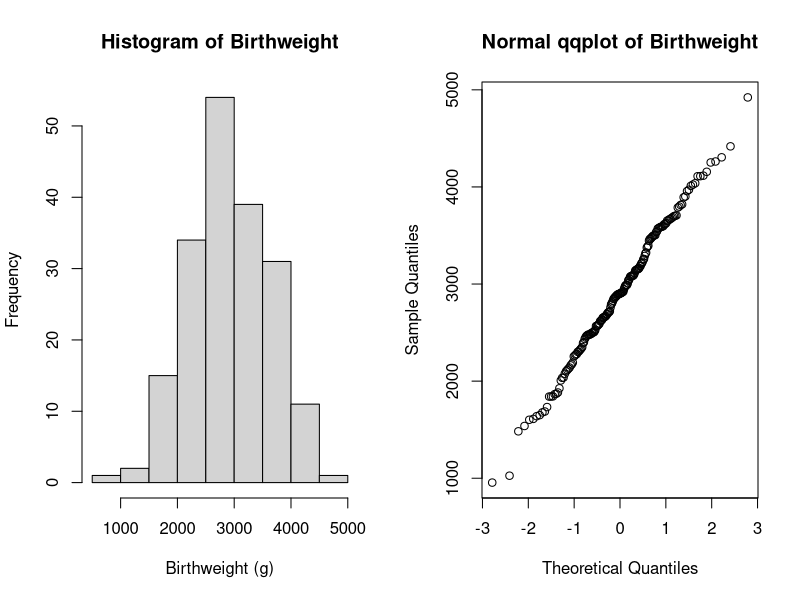
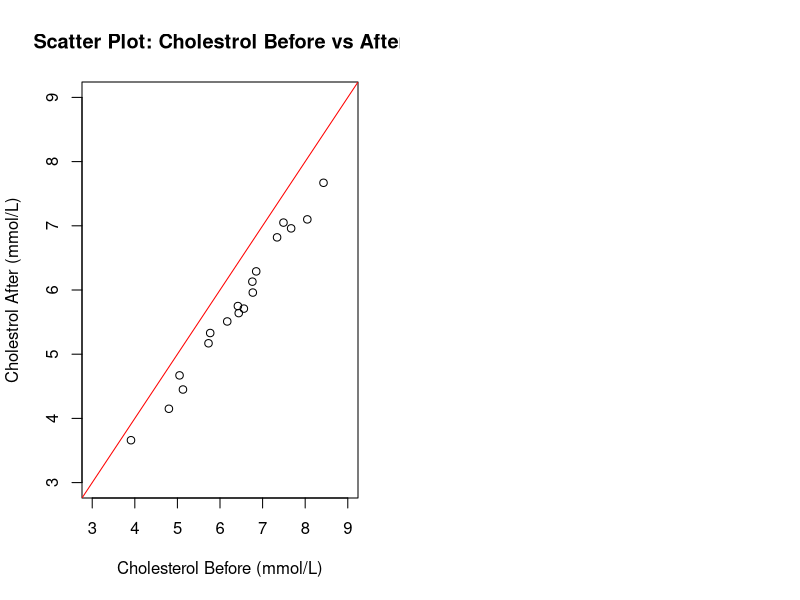
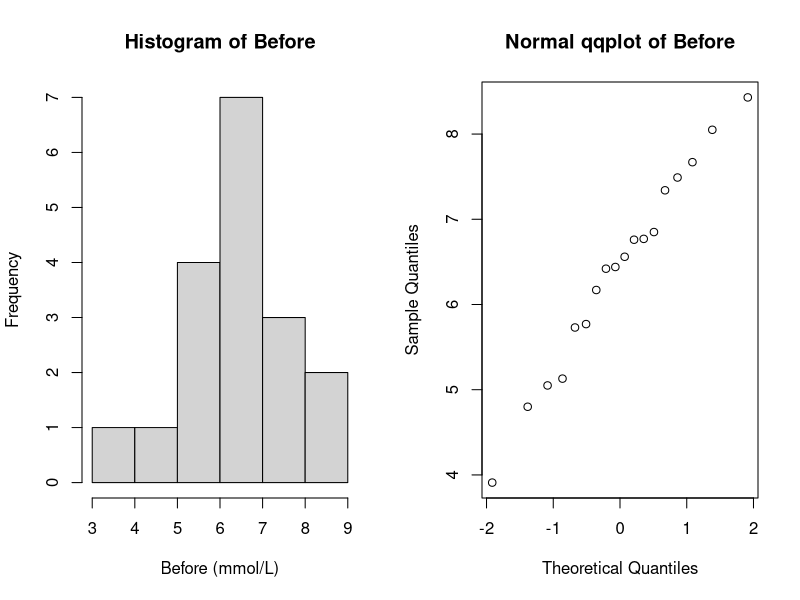
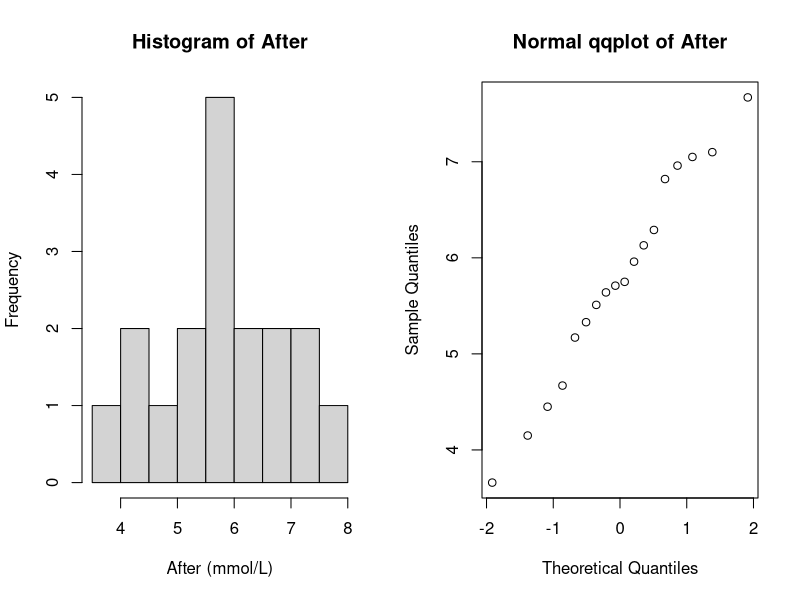
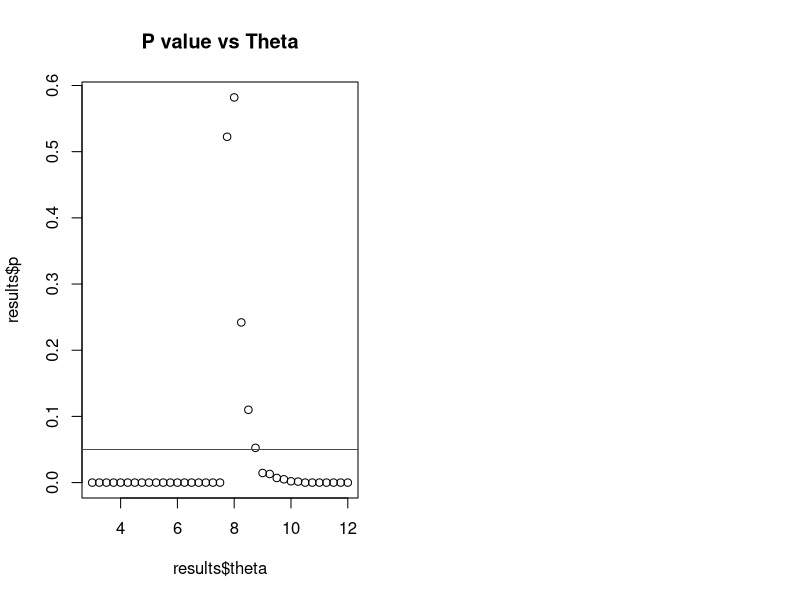
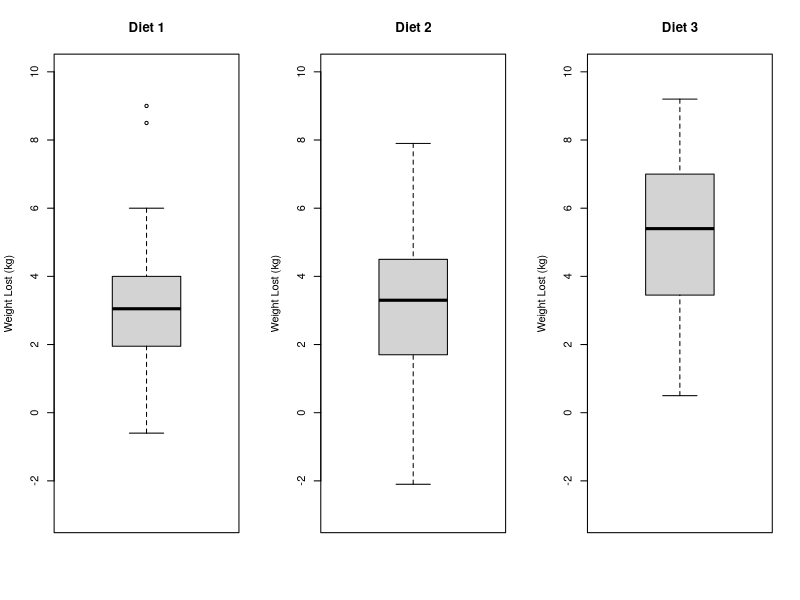
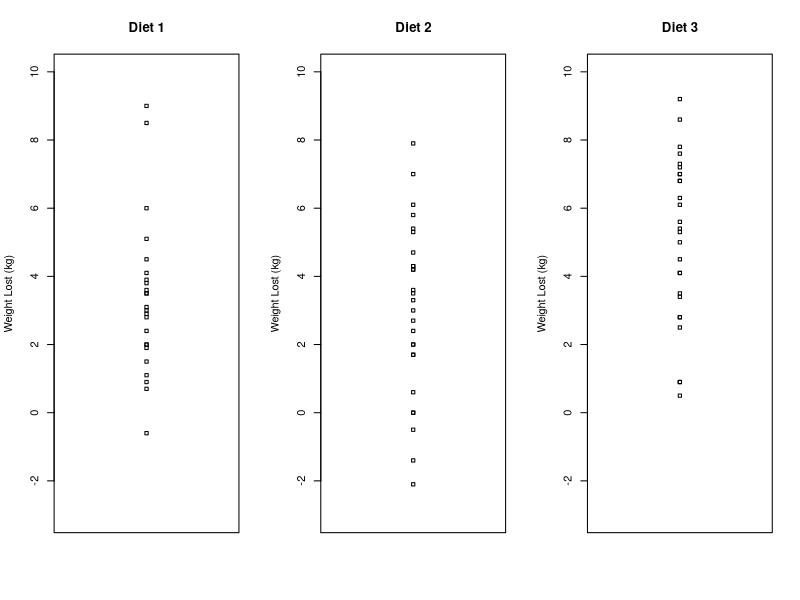
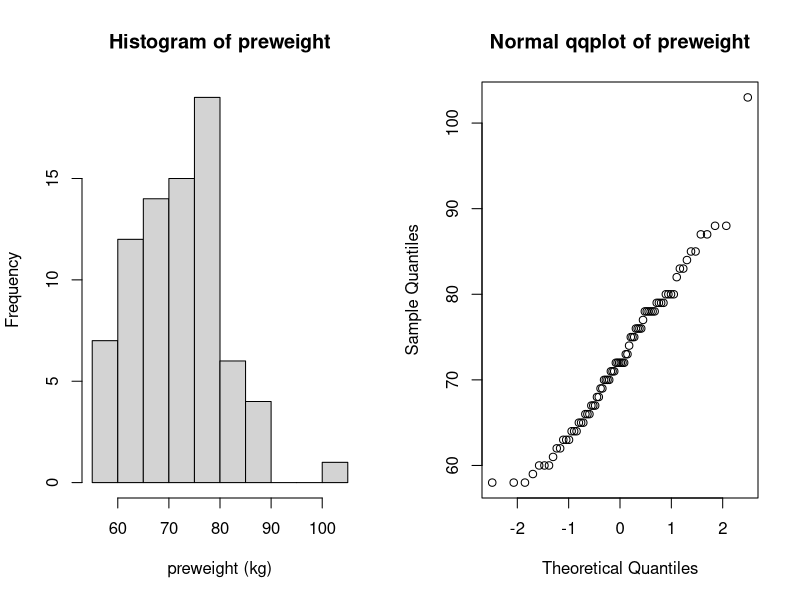

Source code (R) for these figures, in order:
## ---- chunk 1
#options(digits=3)

# helper function to check normality throughout this assignment
checkNorm = function(data, name, unit="") {
  xlab = name
  if (unit != "") {
    xlab = sprintf("%s (%s)", name, unit)
  }
  hist(data, main=sprintf("Histogram of %s", name), xlab=xlab)
  qqnorm(data, main=sprintf("Normal qqplot of %s", name))
  res = shapiro.test(data)
  print(sprintf("Shapiro wilk normality p-value for %s: %.3f", name, res$p.value))
  return(res$p.value)
}

printPval = function(pval) {
  print(sprintf("p-value = %.3f", pval))
}
## ---- chunk 2
data = read.table("birthweight.txt", header=T)
par(mfrow=c(1,2))
# use x as alias for the dataset
x = data$birthweight

# checking normality
pval = checkNorm(x, "Birthweight", unit="g")

res = t.test(x, conf.level=0.96)
print(sprintf("96%% confidence interval: [%.3f, %.3f]", res$conf.int[1], res$conf.int[2]))

# calculate min sample size needed
tval = qt(0.98, length(x)-1)
m = 50
n = (tval * sd(x) / m) ** 2
print(sprintf("min sample size, n = %.3f", n))
## ---- chunk 3
B = 20000
Tstar = numeric(B)
for (i in 1:B){
  # sample with replacement, for a new sample of same length(x)
  Xstar = sample(x, replace=TRUE)
  Tstar[i] = mean(Xstar) 
}

Tstar02 = quantile(Tstar, 0.02)
Tstar04 = quantile(Tstar, 0.98)
print(sprintf("Bootstrap 96%% CI = [%.3f, %.3f]", Tstar02, Tstar04))
## ---- chunk 4
res = t.test(x, mu=2800, alt="g")
sprintf("95%% confidence interval: [%.3f, %.3f]", res$conf.int[[1]], res$conf.int[[2]])
printPval(res$p.value)
## ---- chunk 5
res = wilcox.test(x, mu=2800, alt="g")
printPval(res$p.value)
## ---- chunk 6
B = 10000; n = length(x)
psign=numeric(B) ## will contain p-values of sign test
pttest=numeric(B) ## will contain p-values of t-test
for(i in 1:B) {
  y = rnorm(n, mean=mean(x),sd=sd(x)) ## generate data under H1 with mu=0.5
  mu = 2800
  pttest[i] = t.test(y, mu=mu, alternative="greater")[[3]] ## extract p-value
  psign[i] = wilcox.test(y, mu=mu, alt="g")[[3]]
} ## extract p-value
signPower = sum(psign<0.05) / B; tPower = sum(pttest<0.05) / B

print(sprintf("wilcox signed rank test power = %.3f, t-test power = %.3f", signPower, tPower))
#par(mfrow=c(1,2)); hist(psign); hist(pttest)
## ---- chunk 7
pHat = sum(x < 2600) / length(x) # compute pHat based on the data
n = length(x)
z = (pHat - 0.25) / sqrt((pHat * (1-pHat)) / n) # compute z_{\alpha/2}
sprintf("pHat = %.5f, z = %.5f", pHat, z)

alpha = 2 * pnorm(z, lower.tail = F) # compute alpha
ciLevel = 1 - alpha
sprintf("confidence interval level = %.3f", ciLevel)

ciUpper = pHat + z * sqrt((pHat * (1-pHat)) / n)
ciLower = pHat - z * sqrt((pHat * (1-pHat)) / n)
sprintf("final confidence interval = [%.3f, %.3f]", ciLower, ciUpper)
## ---- chunk 8
res = prop.test(c(34, 28), c(95, 93)); printPval(res$p.value)
## ---- chunk 9
data = read.table("cholesterol.txt", header=T)
plot(data$Before, data$After8weeks, main="Scatter Plot: Cholestrol Before vs After", xlab="Cholesterol Before (mmol/L)", ylab="Cholestrol After (mmol/L)", xlim=c(3,9), ylim=c(3,9))
abline(0, 1, col = 'red') # plot y=x for reference
## ---- chunk 10
par(mfrow=c(1,2))
pval = checkNorm(data$Before, "Before", unit="mmol/L")
pval = checkNorm(data$After8weeks, "After", unit="mmol/L")
## ---- chunk 11
res = cor.test(data$Before, data$After8weeks)
sprintf("correlation = %.3f", res[[4]])
## ---- chunk 12
res = t.test(data$After8weeks, y=data$Before, alt="two.sided", paired=TRUE)
printPval(res$p.value)

difference = data$After8weeks - data$Before
res = binom.test(sum(difference < 0), length(difference), p=0.5, alt="two.sided")
printPval(res$p.value)
## ---- chunk 13
summary(data$After8weeks)
xbar = mean(data$After8weeks)
s = sd(data$After8weeks)
n = length(data$After8weeks)

m = qt(0.975, df=n-1) * (s / sqrt(n))
# compute CI for \bar{x}
xBarLow = xbar - m; xBarHigh = xbar + m
sprintf("CI for xbar = [%.3f, %.3f]", xBarLow, xBarHigh)

# use results to compute CI for \theta
thetaLow = 2 * xBarLow - 3; thetaHigh = 2 * xBarHigh - 3
sprintf("CI for theta = [%.3f, %.3f]", thetaLow, thetaHigh)
## ---- chunk 14
sprintf("max(data$After8weeks) = %.3f", max(data$After8weeks))
sprintf("improved CI = [%.3f, %.3f]",  max(data$After8weeks), thetaHigh)
## ---- chunk 15
# returns TRUE if X ~Unif(3, theta) is plausible (meaning p > 0.05)
doBootstrap = function (x, theta, makePlot=FALSE) {
  n = length(x); t = max(x); B = 4000
  tstar = numeric(B)
  for (i in 1:B) {
    xstar = runif(n, min=3, max=theta)
    tstar[i] = max(xstar)
  }
  pl = sum(tstar<t) / B; pr = sum(tstar>t) / B
  p = 2 * min(pl, pr) # e.g. 0.038
  return(data.frame(theta=theta, p=p, valid=(p>=0.05)))
}

results = NULL
for (theta in seq(3,12,0.25)){
  cur = doBootstrap(data$After8weeks, theta)
  if (is.null(results)) {
    results = cur
  } else {
    results = rbind(results, cur)
  }
}
plot(results$theta, results$p, main="P value vs Theta")
abline(h = 0.05, col = "red") # plot y=0.05 for reference
res = dplyr::filter(results, p>0.05); res # print signficant results
## ---- chunk 16
res = binom.test(sum(data$After8weeks >= 6), length(data$After8weeks), p=0.5, alt="less")
printPval(res$p.value)
## ---- chunk 17
res = binom.test(sum(data$After8weeks < 4.5), length(data$After8weeks), p=0.25, alt="l")
printPval(res$p.value)
#binom.test(sum(data$After8weeks < 4.5), length(data$After8weeks), p=0.25, alt="g")
## ---- chunk 18
data = read.table("diet.txt", header=T)
# compute weight lost
data$weightlost = data$preweight - data$weight6weeks

par(mfrow = c(1, 3))
ylim = c(-3, 10)

diet1 = dplyr::filter(data, diet == 1)
diet2 = dplyr::filter(data, diet == 2)
diet3 = dplyr::filter(data, diet == 3)

boxplot(diet1$weightlost, main="Diet 1", ylab="Weight Lost (kg)", ylim=ylim)
boxplot(diet2$weightlost, main="Diet 2", ylab="Weight Lost (kg)", ylim=ylim)
boxplot(diet3$weightlost, main="Diet 3", ylab="Weight Lost (kg)", ylim=ylim)

stripchart(diet1$weightlost, main="Diet 1", ylab="Weight Lost (kg)", ylim=ylim, vertical=T)
stripchart(diet2$weightlost, main="Diet 2", ylab="Weight Lost (kg)", ylim=ylim, vertical=T)
stripchart(diet3$weightlost, main="Diet 3", ylab="Weight Lost (kg)", ylim=ylim, vertical=T)
## ---- chunk 19
par(mfrow=c(1,2))
pval = checkNorm(data$preweight, "preweight", unit="kg")
pval = checkNorm(data$weight6weeks, "weight6weeks", unit="kg")
par(mfrow=c(1,1))
boxplot(data.frame(preweight=data$preweight, weight6weeks=data$weight6weeks), names=c("preweight", "weight6weeks"), main="Weights Before vs After Diet")
## ---- chunk 20
res = binom.test(sum(data$weightlost > 0), length(data$weightlost), p=0.5, alternative="g")
## ---- chunk 21
par(mfrow = c(1, 2))
checkNorm(diet1$weightlost, "Diet 1"); checkNorm(diet2$weightlost, "Diet 2"); checkNorm(diet3$weightlost, "Diet 3"); 
## ---- chunk 22
# convert diet from int -> string (for informing linear model)!!
#data$diet = as.character(data$diet)
# tell R that certain columns are factor and not just numbers
data$diet = factor(data$diet)

# enable "effect parametrization"
#contrasts(data$diet) <- contr.poly(length(levels(data$diet)))
#contrasts(data$diet) = contr.sum


dietaov = lm(weightlost~diet, data=data)
danova = anova(dietaov)
print("dietaov:"); dietaov
print("summary(dietaov):"); summary(dietaov)
print("anova:"); danova
## ---- chunk 23

## ---- chunk 24
# diet, gender
data$gender = factor(data$gender)

# remove people with no gender data
data2 = dplyr::filter(data, !is.na(gender))
interaction.plot(data2$gender, data2$diet, data2$weightlost)
interaction.plot(data2$diet, data2$gender, data2$weightlost)

# TODO: reset contrasts?
#contrasts(data2$diet) = contr.treatment(length(levels(data2$diet)))
gaov = lm(weightlost~diet*gender, data=data2)

print("gaov:"); gaov
print("summary(gaov):"); summary(gaov)
ganova = anova(gaov)
print("anova:"); ganova
## ---- chunk 25
gaov = lm(weightlost~diet+gender, data=data2)

print("gaov:"); gaov
print("summary(gaov):"); summary(gaov)
ganova = anova(gaov)
print("anova:"); ganova
## ---- chunk 26
library(MASS)
data = npk

randomize = function(n_blocks){
  t = c(1,1,0,0)
  t_temp = c()
  for (x in 1:n_blocks){
    t_temp = c(t_temp, sample(t))
  }
  return(t_temp)
}

#Generate random columns where each block has random
#  permutations of exactly two of each soil additive
N = randomize(6); P = randomize(6); K = randomize(6)
block = c()
for (x in 1:6){
  block = c(block, rep(x,4))
}

random_df = data.frame(block = block, N = N, P = P, K = K)
head(random_df,4)
tail(random_df,4)
## ---- chunk 27
interaction.plot(data$N, data$block, data$yield, main="Plots Without Nitrogen vs With", ylab="Average Yield", xlab = "Nitrogen Presence", legend = TRUE, trace.label = "Block #")
## ---- chunk 28
naov = lm(yield~block+N, data=data)
print("naov:"); naov
print("summary(naov):"); summary(naov)
nanova = anova(naov)
print("nanova:"); nanova
## ---- chunk 29
# TODO: shorten output (for all anova stuff)...
testModel = function(raov, coef) {
  #print("raov:"); print(raov)
  print("summary(raov):"); print(summary(raov))
  ranova = anova(raov)
  print("ranova:"); print(ranova)
  print("")
  print(ranova$coef[coef, "Pr(>|t|)"])
  #summary(model)$coef["x1:x2", "Pr(>|t|)"]
}

testModel(lm(yield~block*N+P+K, data=data), coef="block:N")
#testModel(lm(yield~block*P+N+K, data=data))
#testModel(lm(yield~block*K+N+P, data=data))

## ---- chunk 30
raov = lm(yield~block+N+P+K, data=data)
print("summary(raov):"); print(summary(raov))
ranova = anova(raov)
print("ranova:"); print(ranova)
print("")
print(ranova$coef[coef, "Pr(>|t|)"])
## ---- chunk 31
library(lme4)
#model = lmer(pain~treatment+sequence+period+(1|id), REML=FALSE,data=data)
model1 = lmer(yield~N+(1|block), REML=FALSE,data=data)
model2 = lmer(yield~(1|block), REML=FALSE,data=data)
anova(model2, model1)
